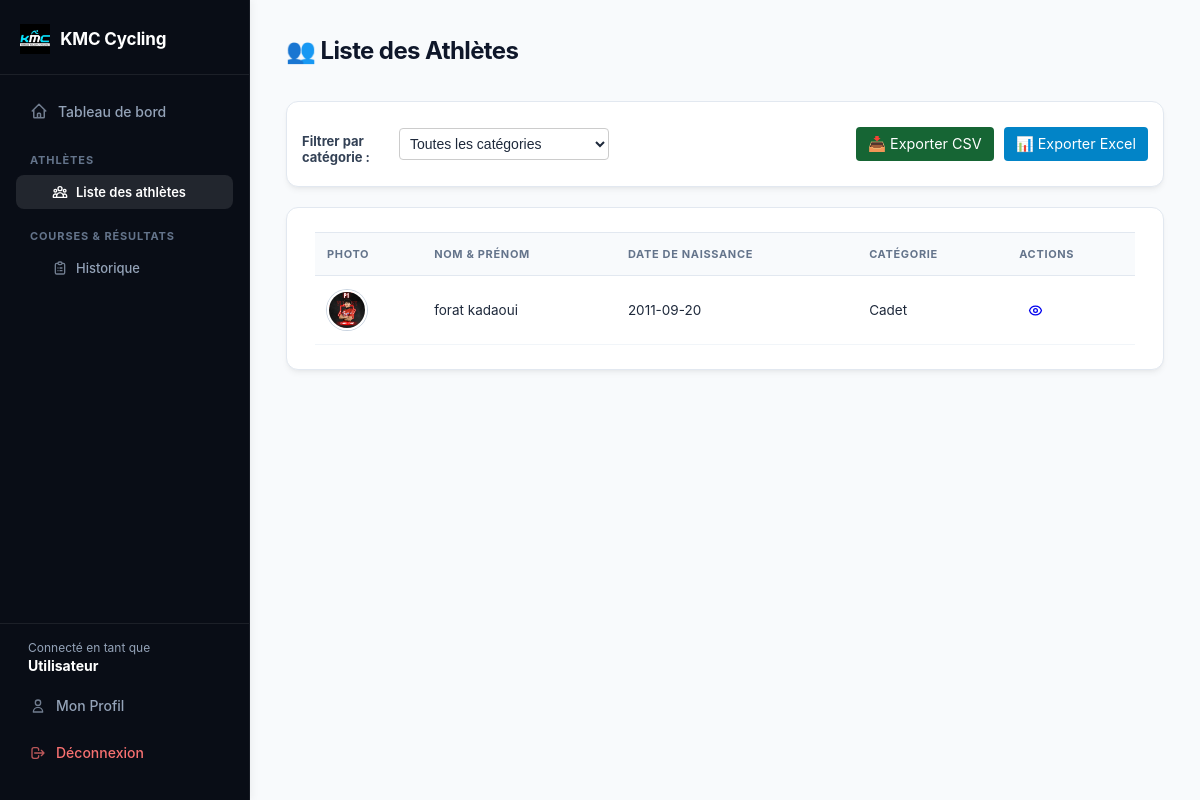
Page /athletes on the earlier database version.
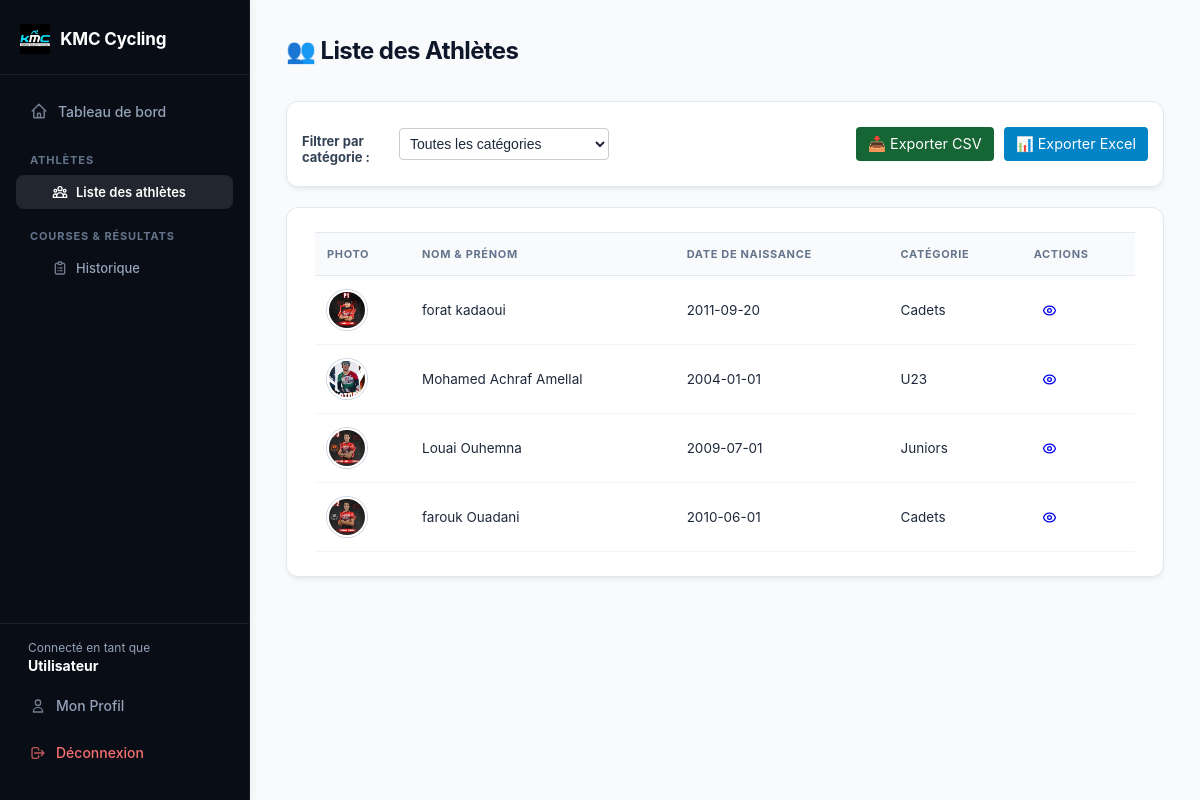
Same page on the later database version.
### tables this page shows
CREATE TABLE athletes (
            id INTEGER PRIMARY KEY AUTOINCREMENT,
            nom TEXT NOT NULL,
            prenom TEXT NOT NULL,
            date_naissance TEXT,
            categorie TEXT,
            nom_fichier TEXT
        , user_id INTEGER);

### app.py (the view)
@app.route("/athletes")
def liste_athletes():
    categorie = request.args.get("categorie", "")
    conn = get_db_connection()
    if categorie:
        athletes = conn.execute(
            "SELECT * FROM athletes WHERE categorie = ?", (categorie,)
        ).fetchall()
    else:
        athletes = conn.execute("SELECT * FROM athletes").fetchall()
    conn.close()
    return render_template(
        "athletes.html",
        athletes=athletes,
        categorie_selectionnee=categorie,
        categories=CATEGORIES,
    )

### app.py (called while the page is built)
def get_db_connection():
    conn = sqlite3.connect("cyclisme.db")
    conn.row_factory = sqlite3.Row
    conn.execute("PRAGMA foreign_keys = ON;")
    return conn

@app.after_request
def add_header(response):
    response.headers["Cache-Control"] = (
        "no-cache, no-store, must-revalidate, post-check=0, pre-check=0, max-age=0"
    )
    response.headers["Pragma"] = "no-cache"
    response.headers["Expires"] = "-1"
    return response

### templates/athletes.html (shortened to what this page needs)
<!DOCTYPE html>
<html lang="fr">
<head>
    <link rel="stylesheet" href="{{ url_for('static', filename='style.css') }}">
</head>
<body>
    <div class="app-layout">
        {% include 'sidebar.html' %}
        <main class="content">
            <div class="container">
                <div style="display: flex; justify-content: space-between; align-items: center; margin-bottom: 20px;">
                    <h1>👥 Liste des Athlètes</h1>
                </div>
                <div class="card" style="margin-bottom: 20px; padding: 15px;">
                    <form method="GET" action="{{ url_for('liste_athletes') }}" style="display: flex; gap: 15px; align-items: center; flex-wrap: wrap;">
                        <div style="display: flex; align-items: center; gap: 8px;">
                            <label for="categorie" style="font-weight: bold;">Filtrer par catégorie :</label>
                            <select name="categorie" id="categorie" class="form-control" style="padding: 6px; border-radius: 4px; border: 1px solid #ccc;" onchange="this.form.submit()">
                                <option value="">Toutes les catégories</option>
                            </select>
                        </div>
                        <div style="margin-left: auto; display: flex; gap: 10px;">
                            <a href="{{ url_for('export_athletes_csv', categorie=categorie_selectionnee) }}" class="btn" style="background: #166534; color: white; padding: 8px 12px; text-decoration: none; border-radius: 4px; font-size: 0.9rem;">📥 Exporter CSV</a>
                            <a href="{{ url_for('export_athletes_excel', categorie=categorie_selectionnee) }}" class="btn" style="background: #0284c7; color: white; padding: 8px 12px; text-decoration: none; border-radius: 4px; font-size: 0.9rem;">📊 Exporter Excel</a>
                        </div>
                    </form>
                </div>
                <div class="card">
                    <table>
                        <thead>
                            <tr>
                                <th>Photo</th>
                                <th>Nom & Prénom</th>
                                <th>Date de naissance</th>
                                <th>Catégorie</th>
                                <th>Actions</th>
                            </tr>
                        </thead>
                        <tbody>
                            {% for a in athletes %}
                            <tr>
                                <td>
                                    {% if a.nom_fichier %}
                                        <img src="{{ url_for('static', filename='uploads/' + a.nom_fichier) }}" class="avatar-athlete">
                                    {% else %}
                                        <span class="avatar-placeholder">{{ a.prenom[0] }}{{ a.nom[0] }}</span>
                                    {% endif %}
                                </td>
                                <td>{{ a.prenom }} {{ a.nom }}</td>
                                <td>{{ a.date_naissance or '-' }}</td>
                                <td>{{ a.categorie or '-' }}</td>
                                <td>
                                    <div class="groupe-actions">
                                        <a href="{{ url_for('profil_athlete', id=a.id) }}" class="btn-icone btn-voir" title="Voir le profil">
                                        </a>
                                    </div>
                                </td>
                            </tr>
                            {% endfor %}
                        </tbody>
                    </table>
                </div>
            </div>
        </main>
    </div>
</body>
</html>

### templates/sidebar.html (shortened to what this page needs)
<aside class="sidebar">
    <a href="{{ url_for('index') }}" class="sidebar-brand" style="display: flex; align-items: center; gap: 10px;">
        <img src="{{ url_for('static', filename='kmc.jpg') }}" alt="Logo KMC" style="height: 30px; object-fit: contain;">
        <span>KMC Cycling</span>
    </a>
    <nav class="sidebar-nav">
        <a href="{{ url_for('index') }}" class="sidebar-lien {% if request.endpoint == 'index' %}actif{% endif %}">
            <svg width="18" height="18" fill="none" stroke="currentColor" stroke-width="2" viewBox="0 0 24 24"><path stroke-linecap="round" stroke-linejoin="round" d="M3 12l2-2m0 0l7-7 7 7M5 10v10a1 1 0 001 1h3m10-11l2 2m-2-2v10a1 1 0 01-1 1h-3m-6 0a1 1 0 001-1v-4a1 1 0 011-1h2a1 1 0 011 1v4a1 1 0 001 1m-6 0h6"/></svg>
            Tableau de bord
        </a>
        <div class="sidebar-groupe-titre">Athlètes</div>
        <div class="sidebar-sous-liens">
            <a href="{{ url_for('liste_athletes') }}" class="sidebar-sous-lien {% if request.endpoint == 'liste_athletes' %}actif{% endif %}">
                Liste des athlètes
            </a>
        </div>
        <div class="sidebar-groupe-titre">Courses & Résultats</div>
        <div class="sidebar-sous-liens">
            <a href="{{ url_for('historique') }}" class="sidebar-sous-lien {% if request.endpoint == 'historique' %}actif{% endif %}">
                Historique
            </a>
        </div>
    </nav>
    <div class="sidebar-bas">
        <div class="sidebar-utilisateur">
            Connecté en tant que
            <strong>{{ session.get('username', 'Utilisateur') }}</strong>
        </div>
        <a href="{{ url_for('profil') }}" class="sidebar-lien {% if request.endpoint == 'profil' %}actif{% endif %}">
            <svg width="16" height="16" fill="none" stroke="currentColor" stroke-width="2" viewBox="0 0 24 24"><path stroke-linecap="round" stroke-linejoin="round" d="M16 7a4 4 0 11-8 0 4 4 0 018 0zM12 14a7 7 0 00-7 7h14a7 7 0 00-7-7z"/></svg>
            Mon Profil
        </a>
        <a href="{{ url_for('logout') }}" class="sidebar-lien sidebar-deconnexion">
            <svg width="16" height="16" fill="none" stroke="currentColor" stroke-width="2" viewBox="0 0 24 24"><path stroke-linecap="round" stroke-linejoin="round" d="M17 16l4-4m0 0l-4-4m4 4H7m6 4v1a3 3 0 01-3 3H6a3 3 0 01-3-3V7a3 3 0 013-3h4a3 3 0 013 3v1"/></svg>
            Déconnexion
        </a>
    </div>
</aside>

### static/style.css (style rules this page uses)
* { box-sizing: border-box; }
body { font-family: -apple-system, BlinkMacSystemFont, "Segoe UI", Roboto, Helvetica, Arial, sans-serif; background: #f8fafc; margin: 0; padding: 0; color: #1e293b; -webkit-font-smoothing: antialiased; }
h1 { margin-top: 0; font-size: 24px; font-weight: 700; color: #0f172a; letter-spacing: -0.025em; }
.app-layout { display: flex; min-height: 100vh; }
.content { flex: 1; padding: 36px; min-width: 0; }
.container { max-width: 1040px; margin: 0 auto; }
.card { background: #ffffff; border-radius: 12px; padding: 24px 28px; box-shadow: 0 4px 6px -1px rgba(0, 0, 0, 0.05), 0 2px 4px -2px rgba(0, 0, 0, 0.05); border: 1px solid #e2e8f0; }
.sidebar { flex: 0 0 250px; background: #090d16; display: flex; flex-direction: column; padding: 24px 0; border-right: 1px solid rgba(255, 255, 255, 0.06); box-shadow: 2px 0 8px rgba(0,0,0,0.05); }
.sidebar-brand { color: white; font-weight: 700; font-size: 17px; text-decoration: none; padding: 0 20px 20px 20px; display: flex; align-items: center; gap: 12px; border-bottom: 1px solid rgba(255,255,255,0.08); margin-bottom: 16px; letter-spacing: -0.01em; }
.sidebar-nav { flex: 1; padding: 0 16px; }
.sidebar-lien { color: #94a3b8; text-decoration: none; font-size: 14px; font-weight: 500; padding: 11px 14px; border-radius: 8px; display: flex; align-items: center; gap: 10px; margin-bottom: 4px; transition: all 0.2s ease; }
.sidebar-groupe-titre { color: #64748b; font-size: 11px; text-transform: uppercase; letter-spacing: 0.08em; font-weight: 700; padding: 18px 14px 8px 14px; }
.sidebar-sous-liens { display: flex; flex-direction: column; }
.sidebar-sous-lien { color: #94a3b8; text-decoration: none; font-size: 13px; font-weight: 500; padding: 9px 14px 9px 36px; border-radius: 8px; display: flex; align-items: center; gap: 8px; margin-bottom: 2px; transition: all 0.2s ease; }
.sidebar-sous-lien.actif { color: white; background: rgba(255, 255, 255, 0.1); font-weight: 600; }
.sidebar-lien svg, .sidebar-sous-lien svg { opacity: 0.75; flex-shrink: 0; }
.sidebar-lien:hover svg, .sidebar-lien.actif svg, .sidebar-sous-lien:hover svg, .sidebar-sous-lien.actif svg { opacity: 1; }
.sidebar-bas { border-top: 1px solid rgba(255,255,255,0.08); padding: 16px 16px 0 16px; margin-top: auto; }
.sidebar-utilisateur { color: #94a3b8; font-size: 12px; padding: 0 12px 12px 12px; }
.sidebar-utilisateur strong { color: white; display: block; font-size: 14px; margin-top: 2px; }
.sidebar-deconnexion { margin-top: 8px; color: #f87171 !important; }
label { display: block; font-size: 13px; font-weight: 600; margin-top: 16px; margin-bottom: 6px; color: #334155; }
input, select { width: 100%; padding: 10px 14px; border: 1px solid #cbd5e1; border-radius: 8px; font-size: 14px; background-color: #ffffff; color: #1e293b; transition: border-color 0.2s, box-shadow 0.2s; }
table { width: 100%; border-collapse: collapse; font-size: 13.5px; }
th, td { text-align: left; padding: 14px 12px; border-bottom: 1px solid #f1f5f9; vertical-align: middle; }
th { color: #64748b; font-size: 11px; text-transform: uppercase; letter-spacing: 0.06em; font-weight: 700; background-color: #f8fafc; border-top: 1px solid #e2e8f0; border-bottom: 1px solid #e2e8f0; }
.groupe-actions { display: flex; align-items: center; gap: 8px; }
.btn-icone { display: inline-flex; align-items: center; justify-content: center; width: 32px; height: 32px; border-radius: 6px; border: 1px solid transparent; cursor: pointer; text-decoration: none; transition: all 0.2s ease; }
.avatar-athlete, .photo-athlete, table img, .table-athletes img, .liste-athletes img { width: 40px !important; height: 40px !important; min-width: 40px; min-height: 40px; border-radius: 50%; object-fit: cover; border: 2px solid #ffffff; box-shadow: 0 0 0 1px #cbd5e1; display: inline-block; vertical-align: middle; }

Differences in the rows shown:
changed athletes "forat": categorie "Cadet" → "Cadets"
added athletes: nom_fichier (picture), prenom "Mohamed Achraf", nom "Amellal", date_naissance "2004-01-01", categorie "U23"
added athletes: nom_fichier (picture), prenom "Louai", nom "Ouhemna", date_naissance "2009-07-01", categorie "Juniors"
added athletes: nom_fichier (picture), prenom "farouk", nom "Ouadani", date_naissance "2010-06-01", categorie "Cadets"
